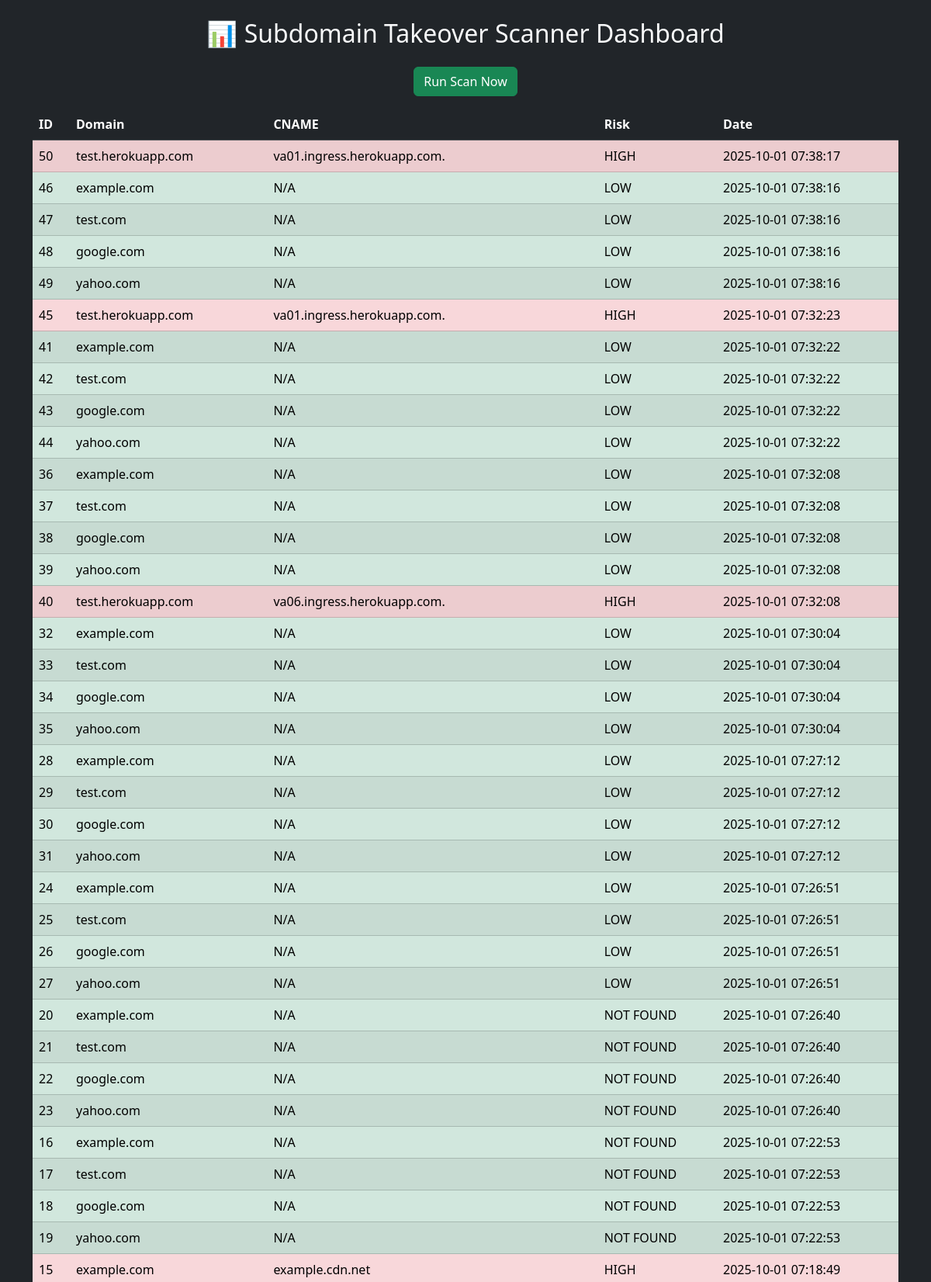
The page / (upper part) on the database its author committed.
### tables this page shows
CREATE TABLE scans (
            id INTEGER PRIMARY KEY AUTOINCREMENT,
            domain TEXT NOT NULL,
            cname TEXT,
            risk_level TEXT,
            date TIMESTAMP DEFAULT CURRENT_TIMESTAMP
        );

### src/webapp.py (the view)
@app.route("/")
def index():
    scans = get_all_scans()
    return render_template("index.html", scans=scans)

### src/webapp.py (called while the page is built)
def get_all_scans():
    conn = sqlite3.connect("database/scans.db")
    conn.row_factory = sqlite3.Row
    cursor = conn.cursor()
    cursor.execute("SELECT * FROM scans ORDER BY date DESC")
    rows = cursor.fetchall()
    conn.close()
    return rows

### templates/index.html (shortened to what this page needs)
<!DOCTYPE html>
<html lang="en">
<head>
    <link rel="stylesheet" href="https://cdn.jsdelivr.net/npm/bootstrap@5.3.2/dist/css/bootstrap.min.css">
</head>
<body class="bg-dark text-light">
    <div class="container mt-4">
        <h2 class="text-center mb-4">📊 Subdomain Takeover Scanner Dashboard</h2>
        <div class="text-center mb-3">
            <a href="/run_scan" class="btn btn-success">Run Scan Now</a>
        </div>
        <table class="table table-dark table-striped table-hover">
            <thead>
                <tr>
                    <th>ID</th>
                    <th>Domain</th>
                    <th>CNAME</th>
                    <th>Risk</th>
                    <th>Date</th>
                </tr>
            </thead>
            <tbody>
                {% for scan in scans %}
                <tr class="{% if scan['risk_level'] == 'HIGH' %}table-danger{% else %}table-success{% endif %}">
                    <td>{{ scan['id'] }}</td>
                    <td>{{ scan['domain'] }}</td>
                    <td>{{ scan['cname'] }}</td>
                    <td>{{ scan['risk_level'] }}</td>
                    <td>{{ scan['date'] }}</td>
                </tr>
                {% endfor %}
            </tbody>
        </table>
    </div>
</body>
</html>

### rows shown on the page
scans: id "50", domain "test.herokuapp.com", cname "va01.ingress.herokuapp.com.", risk_level "HIGH", date "2025-10-01 07:38:17"
scans: id "46", domain "example.com", cname "N/A", risk_level "LOW", date "2025-10-01 07:38:16"
scans: id "47", domain "test.com", cname "N/A", risk_level "LOW", date "2025-10-01 07:38:16"
scans: id "48", domain "google.com", cname "N/A", risk_level "LOW", date "2025-10-01 07:38:16"
scans: id "49", domain "yahoo.com", cname "N/A", risk_level "LOW", date "2025-10-01 07:38:16"
scans: id "45", domain "test.herokuapp.com", cname "va01.ingress.herokuapp.com.", risk_level "HIGH", date "2025-10-01 07:32:23"
scans: id "41", domain "example.com", cname "N/A", risk_level "LOW", date "2025-10-01 07:32:22"
scans: id "42", domain "test.com", cname "N/A", risk_level "LOW", date "2025-10-01 07:32:22"
scans: id "43", domain "google.com", cname "N/A", risk_level "LOW", date "2025-10-01 07:32:22"
scans: id "44", domain "yahoo.com", cname "N/A", risk_level "LOW", date "2025-10-01 07:32:22"
scans: id "36", domain "example.com", cname "N/A", risk_level "LOW", date "2025-10-01 07:32:08"
scans: id "37", domain "test.com", cname "N/A", risk_level "LOW", date "2025-10-01 07:32:08"
scans: id "38", domain "google.com", cname "N/A", risk_level "LOW", date "2025-10-01 07:32:08"
scans: id "39", domain "yahoo.com", cname "N/A", risk_level "LOW", date "2025-10-01 07:32:08"
scans: id "40", domain "test.herokuapp.com", cname "va06.ingress.herokuapp.com.", risk_level "HIGH", date "2025-10-01 07:32:08"
scans: id "32", domain "example.com", cname "N/A", risk_level "LOW", date "2025-10-01 07:30:04"
scans: id "33", domain "test.com", cname "N/A", risk_level "LOW", date "2025-10-01 07:30:04"
scans: id "34", domain "google.com", cname "N/A", risk_level "LOW", date "2025-10-01 07:30:04"
scans: id "35", domain "yahoo.com", cname "N/A", risk_level "LOW", date "2025-10-01 07:30:04"
scans: id "28", domain "example.com", cname "N/A", risk_level "LOW", date "2025-10-01 07:27:12"
scans: id "29", domain "test.com", cname "N/A", risk_level "LOW", date "2025-10-01 07:27:12"
scans: id "30", domain "google.com", cname "N/A", risk_level "LOW", date "2025-10-01 07:27:12"
scans: id "31", domain "yahoo.com", cname "N/A", risk_level "LOW", date "2025-10-01 07:27:12"
scans: id "24", domain "example.com", cname "N/A", risk_level "LOW", date "2025-10-01 07:26:51"
scans: id "25", domain "test.com", cname "N/A", risk_level "LOW", date "2025-10-01 07:26:51"
scans: id "26", domain "google.com", cname "N/A", risk_level "LOW", date "2025-10-01 07:26:51"
scans: id "27", domain "yahoo.com", cname "N/A", risk_level "LOW", date "2025-10-01 07:26:51"
scans: id "20", domain "example.com", cname "N/A", risk_level "NOT FOUND", date "2025-10-01 07:26:40"
scans: id "21", domain "test.com", cname "N/A", risk_level "NOT FOUND", date "2025-10-01 07:26:40"
scans: id "22", domain "google.com", cname "N/A", risk_level "NOT FOUND", date "2025-10-01 07:26:40"
scans: id "23", domain "yahoo.com", cname "N/A", risk_level "NOT FOUND", date "2025-10-01 07:26:40"
scans: id "16", domain "example.com", cname "N/A", risk_level "NOT FOUND", date "2025-10-01 07:22:53"
scans: id "17", domain "test.com", cname "N/A", risk_level "NOT FOUND", date "2025-10-01 07:22:53"
scans: id "18", domain "google.com", cname "N/A", risk_level "NOT FOUND", date "2025-10-01 07:22:53"
scans: id "19", domain "yahoo.com", cname "N/A", risk_level "NOT FOUND", date "2025-10-01 07:22:53"
scans: id "15", domain "example.com", cname "example.cdn.net", risk_level "HIGH", date "2025-10-01 07:18:49"
